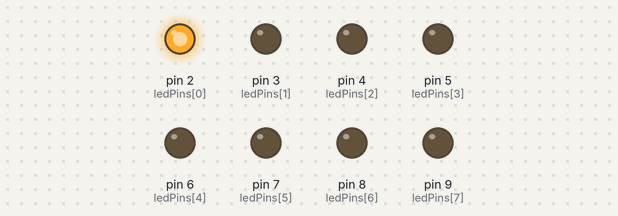
Recording of a sketch running on a simulated Arduino Uno, built with avr-gcc and run on an emulated ATmega328P. Parts: output pins drawn as LEDs (lit = HIGH).

Above: at 0.05 s.
At 0.55 s:
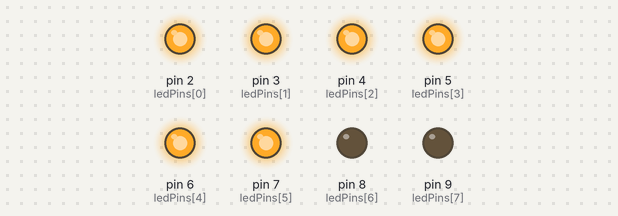
At 0.85 s:
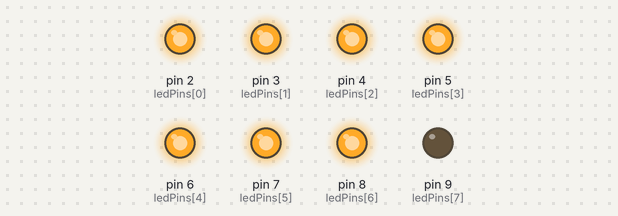
At 1.75 s:
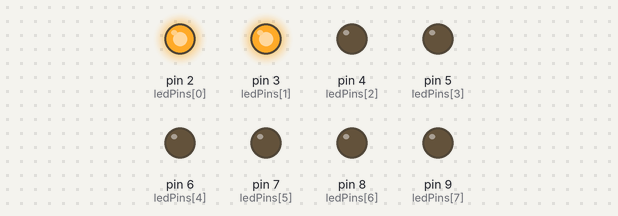
At 2.65 s:
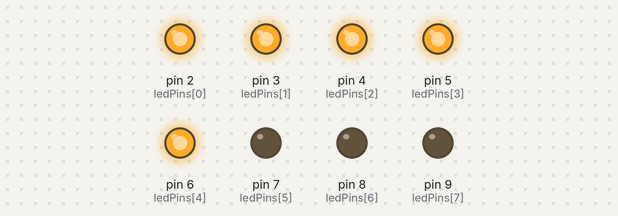
At 3.55 s:
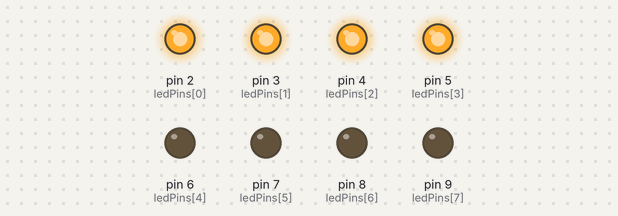
Timing chart, 0 to 3.9 s (numbered marks = the images above):
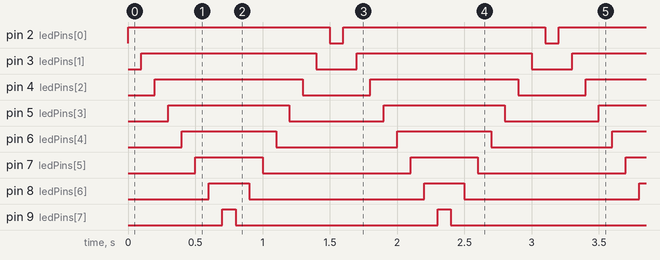

The sketch:

8LED.ino
```cpp
const int numLEDs = 8; // Number of LEDs
const int delayTime = 100; // Delay time in milliseconds (adjust for desired speed)
int ledPins[numLEDs] = {2, 3, 4, 5, 6, 7, 8, 9}; // Define the LED pins
void setup() {
  // Initialize LED pins as OUTPUT
  for (int i = 0; i < numLEDs; i++) {
    pinMode(ledPins[i], OUTPUT);
  }
}
void loop() {
  // Turn all LEDs off
  turnOffAllLEDs();
  // Loop through each LED and turn it on one by one
  for (int i = 0; i < numLEDs; i++) {
    digitalWrite(ledPins[i], HIGH);
    delay(delayTime);
  }
  // Turn all LEDs off in reverse order
  for (int i = numLEDs - 1; i >= 0; i--) {
    digitalWrite(ledPins[i], LOW);
    delay(delayTime);
  }
}
void turnOffAllLEDs() {
  // Turn off all LEDs
  for (int i = 0; i < numLEDs; i++) {
    digitalWrite(ledPins[i], LOW);
  }
}
```

Measured:
- by itself, pin 2 (ledPins[0]): alternates HIGH for 1.5 s and LOW for 0.10 s
- by itself, pin 3 (ledPins[1]): alternates HIGH for 1.3 s and LOW for 0.30 s
- by itself, pin 4 (ledPins[2]): alternates HIGH for 1.1 s and LOW for 0.50 s
- by itself, pin 5 (ledPins[3]): alternates HIGH for 0.90 s and LOW for 0.70 s
- by itself, pin 6 (ledPins[4]): alternates HIGH for 0.70 s and LOW for 0.90 s
- by itself, pin 7 (ledPins[5]): alternates HIGH for 0.50 s and LOW for 1.1 s
- by itself, pin 8 (ledPins[6]): alternates HIGH for 0.30 s and LOW for 1.3 s
- by itself, pin 9 (ledPins[7]): alternates HIGH for 0.10 s and LOW for 1.5 s
